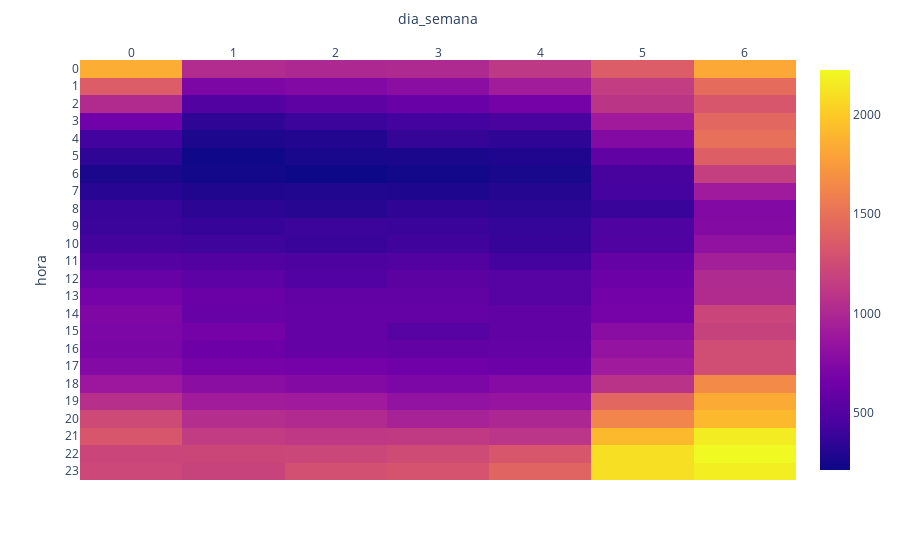

The notebook cell saved with this chart:
### Markdown cell above
#### 3. Time of day with greater number of reports

### Code cell
# Add new "hour" and "day of week" column.

violencia["hora"] = violencia["fecha_recepcion"].dt.hour
violencia["dia_semana"] = violencia["fecha_recepcion"].dt.dayofweek

# Create pivot table. 

violencia["hora"] = violencia["hora"].apply(str)
violencia_diasemana = violencia.pivot_table(index = "hora", columns = "dia_semana", values = "numero_reporte", aggfunc = "count")
violencia_diasemana = violencia_diasemana.reset_index()

# Sort by hour of the day.

horas = ["0", "1", "2", "3", "4", "5", "6", "7", "8", "9", "10", "11", "12", "13", "14", "15", "16", "17", "18", "19", "20", "21", "22", "23"]
violencia_diasemana['hora'] = pd.Categorical(violencia_diasemana['hora'], categories=horas, ordered=True)
violencia_diasemana.sort_values(by='hora',inplace=True)

violencia_diasemana = violencia_diasemana.set_index("hora")

# Graph.

fig = px.imshow(violencia_diasemana)
fig.update_xaxes(side="top")
#fig.write_html('first_figure.html', auto_open=True)

### Figure 1 — Plotly figure (JSON) as saved in the notebook; plotly's stock layout.template omitted (floating-point values rounded to 4 significant figures; data arrays with more than 128 entries replaced by an {"elided": "..."} marker saying what was removed)
{"data": [{"coloraxis": "coloraxis", "hovertemplate": "dia_semana: %{x}<br>hora: %{y}<br>color: %{z}<extra></extra>", "name": "0", "type": "heatmap", "x": [0, 1, 2, 3, 4, 5, 6], "xaxis": "x", "y": ["0", "1", "2", "3", "4", "5", "6", "7", "8", "9", "10", "11", "12", "13", "14", "15", "16", "17", "18", "19", "20", "21", "22", "23"], "yaxis": "y", "z": {"elided": "24x7 int values"}}], "layout": {"autosize": true, "coloraxis": {"colorscale": [[0, "#0d0887"], [0.1111, "#46039f"], [0.2222, "#7201a8"], [0.3333, "#9c179e"], [0.4444, "#bd3786"], [0.5556, "#d8576b"], [0.6667, "#ed7953"], [0.7778, "#fb9f3a"], [0.8889, "#fdca26"], [1, "#f0f921"]]}, "margin": {"t": 60}, "xaxis": {"anchor": "y", "autorange": true, "constrain": "domain", "domain": [0, 1], "range": [-0.5, 6.5], "scaleanchor": "y", "side": "top", "title": {"text": "dia_semana"}, "type": "linear"}, "yaxis": {"anchor": "x", "autorange": true, "constrain": "domain", "domain": [0, 1], "range": [23.5, -0.5], "title": {"text": "hora"}, "type": "category"}}}
